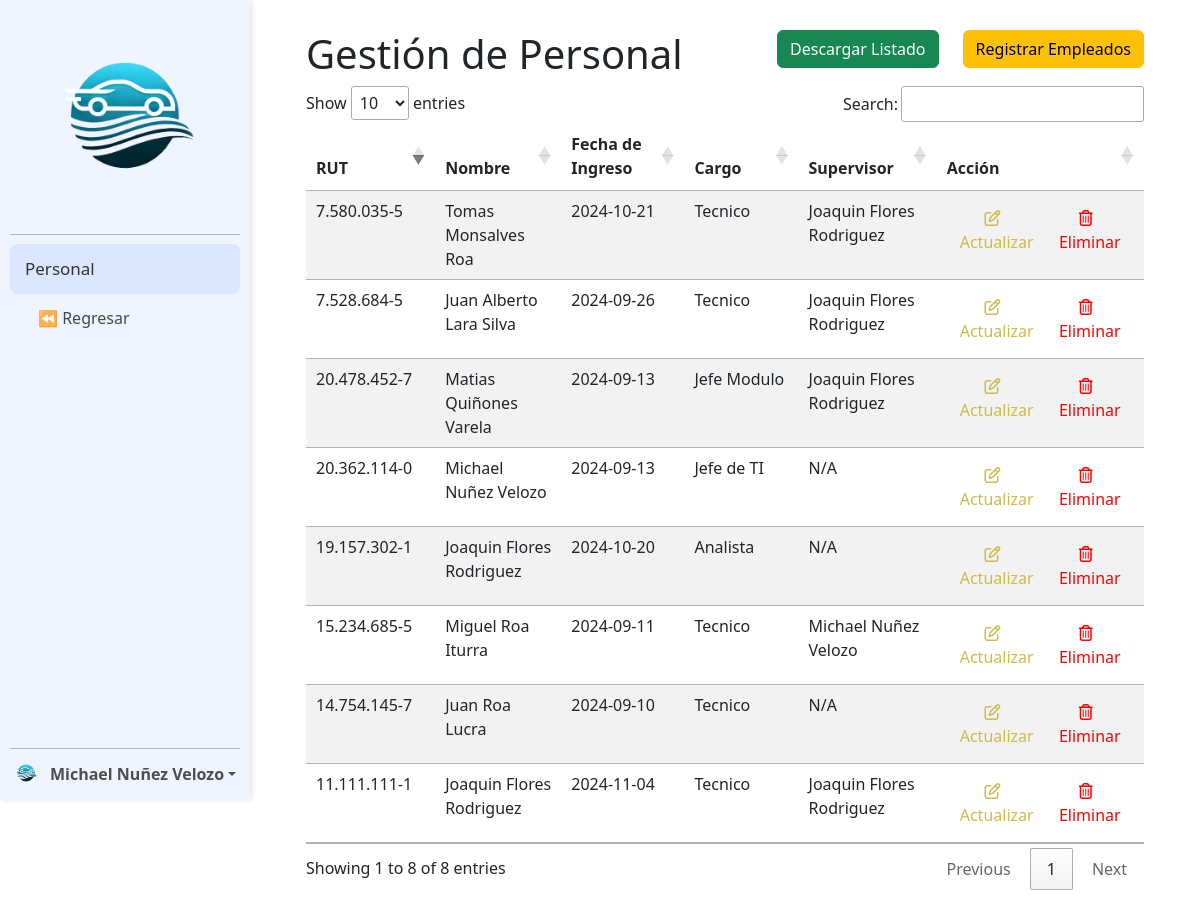
The page /Modulo_Flota/personal/lista_empleados.php (signed in) on the database its author committed.
### tables this page shows
CREATE TABLE `usuario` (
  `rut` varchar(15) NOT NULL,
  `nombre` varchar(45) DEFAULT NULL,
  `Usuario` varchar(20) DEFAULT NULL,
  `clave` varchar(64) DEFAULT NULL,
  `fecha_ingreso` date DEFAULT NULL,
  `fecha_termino` date DEFAULT NULL,
  `Id_Rol` int(11) DEFAULT NULL,
  `id_cargo` int(11) DEFAULT NULL,
  `supervisor` varchar(15) DEFAULT NULL,
  `activo` varchar(5) DEFAULT NULL,
  PRIMARY KEY (`rut`),
  KEY `fk_usuario_roles` (`Id_Rol`),
  KEY `fk_usuario_cargo` (`id_cargo`),
  CONSTRAINT `fk_usuario_cargo` FOREIGN KEY (`id_cargo`) REFERENCES `cargo` (`id_cargo`) ON DELETE SET NULL ON UPDATE CASCADE,
  CONSTRAINT `fk_usuario_roles` FOREIGN KEY (`Id_Rol`) REFERENCES `roles` (`Id_Rol`) ON DELETE SET NULL ON UPDATE CASCADE
);

CREATE TABLE `cargo` (
  `id_cargo` int(11) NOT NULL AUTO_INCREMENT,
  `nombre_cargo` varchar(20) DEFAULT NULL,
  PRIMARY KEY (`id_cargo`)
);

### Modulo_Flota/personal/componentes/tabla_personal.php (the view, shortened to what this page needs)
<div class="row">
    <div class="col">
        <h1>Gestión de Personal</h1>
    </div>
    <div class="col-auto">
        <form action="php/excel_personal.php" method="POST">
            <button type="submit" class="btn btn-success">Descargar Listado</button>
        </form>
    </div>
    <div class="col-auto">
        <form action="" method="POST">
            <button type="button" class="btn btn-warning" data-bs-toggle="modal" data-bs-target="#modalAgregarPersonal">
                Registrar Empleados
            </button>
        </form>
    </div>
</div>
<?php
$sql_personal = "
    SELECT u.rut, u.nombre, u.fecha_ingreso, c.nombre_cargo, c.id_cargo,
           u.supervisor AS rut_supervisor, COALESCE(s.nombre, 'N/A') AS nombre_supervisor
    FROM usuario u
    LEFT JOIN cargo c ON u.id_cargo = c.id_cargo
    LEFT JOIN usuario s ON u.supervisor = s.rut
    WHERE u.activo = 'Si';
";
$stmt_personal = $conexion->prepare($sql_personal);
$stmt_personal->execute();
$resultado_personal = $stmt_personal->get_result();
?>
<table id="tabla_personal" class="table table-striped">
    <thead>
        <tr>
            <th style="width: 20%;">RUT</th>
            <th style="width: 20%;">Nombre</th>
            <th style="width: 20%;">Fecha de Ingreso</th>
            <th style="width: 20%;">Cargo</th>
            <th style="width: 20%;">Supervisor</th>
            <th style="width: 20%;">Acción</th>
        </tr>
    </thead>
    <tbody>
        <?php foreach ($resultado_personal as $personal) : ?>
            <tr>
                <td><?= htmlspecialchars($personal['rut']) ?></td>
                <td><?= htmlspecialchars($personal['nombre']) ?></td>
                <td><?= htmlspecialchars($personal['fecha_ingreso']) ?></td>
                <td><?= htmlspecialchars($personal['nombre_cargo']) ?></td>
                <td><?= htmlspecialchars($personal['nombre_supervisor']) ?></td>
                <td>
                    <div class="btn-group" role="group">
                        <button class="btn no-colapse" style="color: #cfbb4a" data-bs-toggle="modal" data-bs-target="#modal_actualizar"
                            onclick="completar_datos_modal_actualizar('<?= htmlspecialchars($personal['rut']) ?>', '<?= htmlspecialchars($personal['nombre']) ?>', '<?= htmlspecialchars($personal['fecha_ingreso']) ?>', '<?= htmlspecialchars($personal['id_cargo']) ?>', '<?= htmlspecialchars($personal['rut_supervisor']) ?>')">
                            <i class="fa-regular fa-pen-to-square"></i>
                            <span class="subrayado">Actualizar</span>
                        </button>
                        <button class="btn no-colapse" style="color: #ff0000" data-bs-toggle="modal" data-bs-target="#modal_eliminar" onclick="completar_datos_modal_eliminar('<?= htmlspecialchars($personal['rut']) ?>')">
                            <i class="fa-regular fa-trash-can"></i>
                            <span class="subrayado">Eliminar</span>
                        </button>
                    </div>
                </td>
            </tr>
        <?php endforeach ?>
    </tbody>
</table>

### rows shown on the page
usuario: rut "11.111.111-1", nombre "Joaquin Flores Rodriguez", fecha_ingreso "2024-11-04", id_cargo.nombre_cargo "Tecnico", nombre_supervisor "Joaquin Flores Rodriguez"
usuario: rut "14.754.145-7", nombre "Juan Roa Lucra", fecha_ingreso "2024-09-10", id_cargo.nombre_cargo "Tecnico", nombre_supervisor "N/A"
usuario: rut "15.234.685-5", nombre "Miguel Roa Iturra", fecha_ingreso "2024-09-11", id_cargo.nombre_cargo "Tecnico", nombre_supervisor "Michael Nuñez Velozo"
usuario: rut "19.157.302-1", nombre "Joaquin Flores Rodriguez", fecha_ingreso "2024-10-20", id_cargo.nombre_cargo "Analista", nombre_supervisor "N/A"
usuario: rut "20.362.114-0", nombre "Michael Nuñez Velozo", fecha_ingreso "2024-09-13", id_cargo.nombre_cargo "Jefe de TI", nombre_supervisor "N/A"
usuario: rut "20.478.452-7", nombre "Matias Quiñones Varela", fecha_ingreso "2024-09-13", id_cargo.nombre_cargo "Jefe Modulo", nombre_supervisor "Joaquin Flores Rodriguez"
usuario: rut "7.528.684-5", nombre "Juan Alberto Lara Silva", fecha_ingreso "2024-09-26", id_cargo.nombre_cargo "Tecnico", nombre_supervisor "Joaquin Flores Rodriguez"
usuario: rut "7.580.035-5", nombre "Tomas Monsalves Roa", fecha_ingreso "2024-10-21", id_cargo.nombre_cargo "Tecnico", nombre_supervisor "Joaquin Flores Rodriguez"

### other values the page prints
$_SESSION['nombre'] "Michael Nuñez Velozo"
